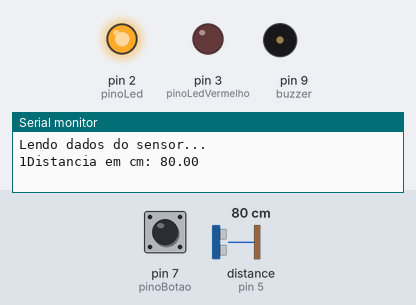
Recording of a sketch running on a simulated Arduino Uno, built with avr-gcc and run on an emulated ATmega328P. On the bench: output pins drawn as LEDs (lit = HIGH), buzzer (waves = sounding), the last lines printed to the serial monitor. Inputs (shaded band) come from the test bench; at power-on: pin 7 (pinoBotao) HIGH, distance to the obstacle (sensor on pin 5) 80 cm. The echo pulse lasts 58.3 µs per cm.

Above: at 0.17 s.
At 52.1 s:
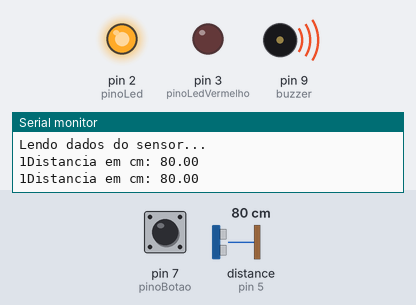
Timing chart, 0 to 53.0 s (numbered marks = the images above):
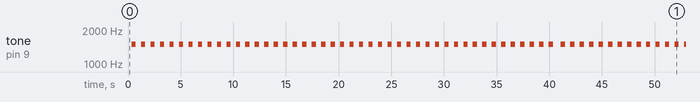

Measured:
- by itself, tone on pin 9 (buzzer): repeats every 40.8 s: 1500 Hz 0.40 s, silent 0.76 s, 44 × (1500 Hz 0.40 s, silent 0.50 s)

The sketch:

DETECTOR_DE_PRESEN_A.ino
```cpp
#include <Ultrasonic.h>

//Define os pinos para o trigger e echo
#define pino_trigger 4
#define pino_echo 5
const int pinoBotao = 7; //PINO DIGITAL UTILIZADO PELO PUSH BUTTON
const int pinoLed = 2; //LED VERDE
const int pinoLedVermelho = 3; //LED VERMELHO
const int buzzer = 9;
const int distancia = 115;
boolean validador = true; // true ALARME ATIVADO - false ALARME DESLIGADO

//Inicializa o sensor nos pinos definidos acima
Ultrasonic ultrasonic(pino_trigger, pino_echo);

void setup()
{
  pinMode(pinoBotao, INPUT_PULLUP);
  pinMode(buzzer,OUTPUT);
  pinMode(pinoLed, OUTPUT);
  pinMode(pinoLedVermelho, OUTPUT);
  digitalWrite(pinoLedVermelho, LOW);
  digitalWrite(pinoLed, HIGH);
  Serial.begin(9600);
  Serial.println("Lendo dados do sensor...");
}

void loop()
{
  if(digitalRead(pinoBotao) == LOW){
    validador = false;
    delay(300);

    tone(buzzer,1500);
    delay(100);
    noTone(buzzer);
    delay(50);
    tone(buzzer,1500);
    delay(100);
    noTone(buzzer);
    delay(50);

  }

  if(digitalRead(pinoBotao) == LOW && validador == false){
    validador = true;
    delay(300);
    tone(buzzer,1500);
    delay(100);
    noTone(buzzer);
    delay(50);
  }


      if(validador == true){
          Serial.print(validador);
          digitalWrite(pinoLedVermelho, LOW);
          digitalWrite(pinoLed, HIGH);
          float cmMsec;
          long microsec = ultrasonic.timing();
          cmMsec = ultrasonic.convert(microsec, Ultrasonic::CM);
          Serial.print("Distancia em cm: ");
          Serial.println(cmMsec);
          delay(250);

              if(cmMsec < distancia ){
                  for(int i = 0; i<45; i++){
                    delay(100);
                    tone(buzzer,1500);
                    delay(400);
                    noTone(buzzer);
                    delay(400);
                    }
                }
        }else{
          digitalWrite(pinoLedVermelho, HIGH);
          digitalWrite(pinoLed, LOW);

        }


}
```
